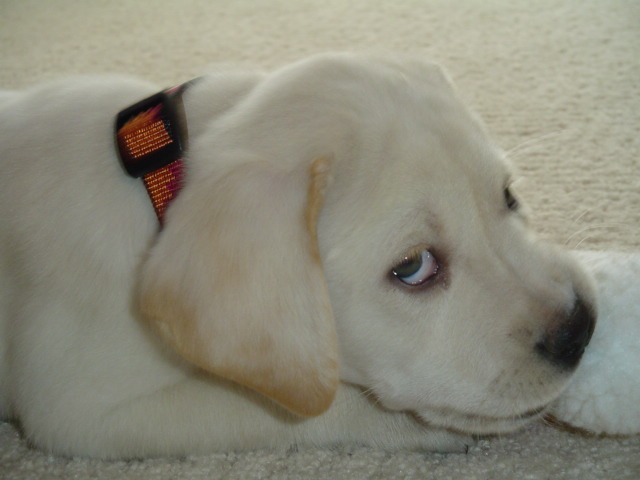
#> input picture Camera/Class-Materials/dog.bmp, 640 x 480 px, given in place of the camera
$ python P510_CVedge.py
#> lines starting #> are read from the running program, lines starting #| are printed output that depends on the picture; after the words box and inside, x2 and y2 are one past the last pixel; in counts of white or black regions, pixels touching at a corner belong together
# Written by Dr. Tolga Soyata       4/23/2023
#
# This program does edge detection on an image captured from video0
# It splits the screen into four sub-windows, which display the following into:
#    TOP LEFT) original image           TOP RIGHT) Gray scale
# BOTTOM LEFT) blurred image         BOTTOM RIGHT) Detected edges

import cv2
import numpy as np
import time

TX=10
TY1=30
TY2=55
COL1=(0,0,255)       # Text 1 color
COL2=(255,255,0)     # Text 2 color
COL3=(255,0,0)     # Line color
FONT1=cv2.FONT_HERSHEY_SIMPLEX    # Text 1 font
FONT2=cv2.FONT_HERSHEY_PLAIN      # Text 2 font


t1=time.time()
FPS=0.00
LogiC270 = cv2.VideoCapture(0)

try:
    while True:
        sucess, C270img = LogiC270.read()
#> C270img is the input picture: shape (480, 640, 3); mean B, G, R 123, 138, 139.9
        ImgH2,ImgW2 = C270img.shape[0], C270img.shape[1]
#> ImgH2 = 480; ImgW2 = 640
        ImgH, ImgW = int(ImgH2/2), int(ImgW2/2)
#> ImgH = 240; ImgW = 320
        ImgDim=(ImgW, ImgH)
#> ImgDim = (320, 240)

        # shrink the original image to half in both dimensions
        HalfImg=cv2.resize(C270img,ImgDim, interpolation=cv2.INTER_AREA)
        # This is what we will see. Start with a blank image
        EntireImg=np.zeros((ImgH2, ImgW2,3), dtype = np.uint8)
        # bury the original inside the entire image (top left quarter)
        EntireImg[0:ImgH, 0:ImgW] = HalfImg
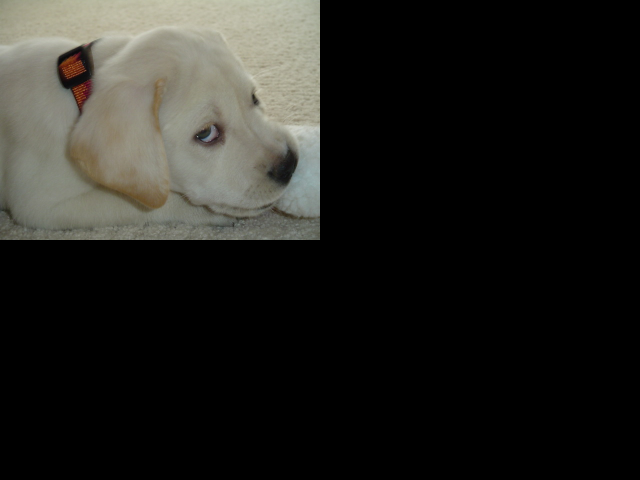
#> EntireImg: shape (480, 640, 3); mean B, G, R 30.8, 34.5, 35

        # Gray scale version of the captured image
        GrayImg=cv2.cvtColor(HalfImg,cv2.COLOR_BGR2GRAY)
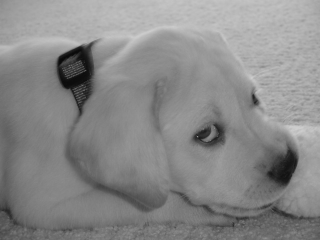
#> GrayImg: shape (240, 320); min 8, max 205, mean 137
        EntireImg[0:ImgH:, ImgW:] = cv2.cvtColor(GrayImg, cv2.COLOR_GRAY2BGR)
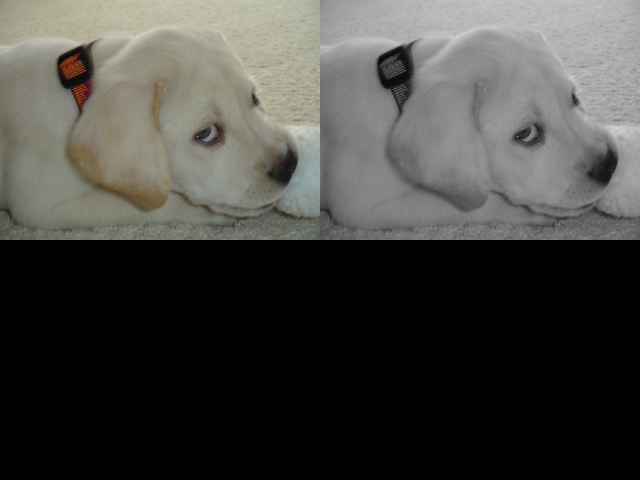
#> EntireImg: shape (480, 640, 3); mean B, G, R 65, 68.8, 69.2

        # Blurred version of the captured image
        BlurImg=cv2.GaussianBlur(GrayImg,(101,201),0)
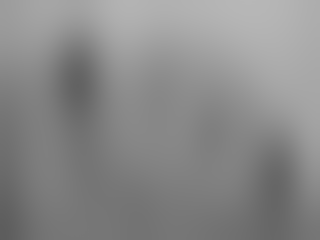
#> BlurImg: shape (240, 320); min 92, max 183, mean 137
        EntireImg[ImgH:, 0:ImgW] = cv2.cvtColor(BlurImg, cv2.COLOR_GRAY2BGR)
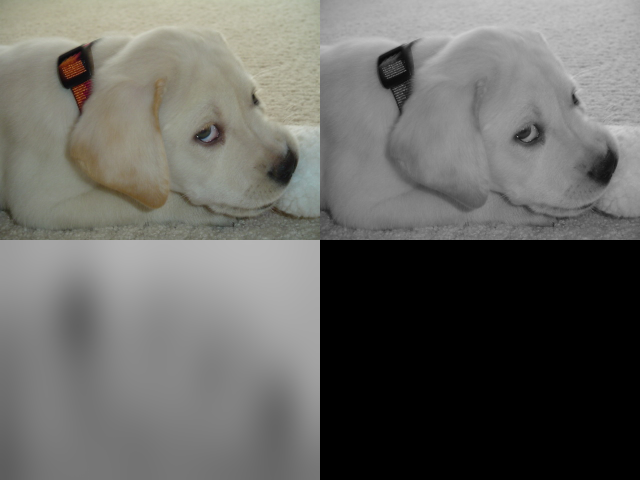
#> EntireImg: shape (480, 640, 3); mean B, G, R 99.3, 103, 103.5

        # Edge detected image
        EdgeImg=cv2.Canny(image= GrayImg, threshold1=100, threshold2=200)
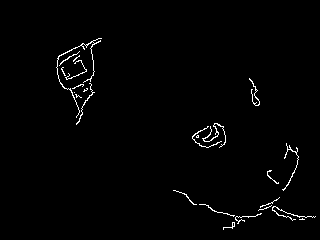
#> EdgeImg: shape (240, 320); 1.4% white in thin lines or dots, all inside (x1, y1, x2, y2) = (56, 38, 316, 230)
        EntireImg[ImgH:, ImgW:] = cv2.cvtColor(EdgeImg, cv2.COLOR_GRAY2BGR)

        # add text to each sub-image
        cv2.putText(EntireImg,"Original",(TX,TY1),FONT1, 1, COL1, 2)
        ImgDimStr=str(ImgW) + 'x' + str(ImgH)
#> ImgDimStr = '320x240'
        cv2.putText(EntireImg,ImgDimStr,(TX,TY2),FONT2, 1, COL2, 1)
        cv2.putText(EntireImg,"Gray Scale",(TX+ImgW,TY1),FONT1, 1, COL1, 2)
        cv2.putText(EntireImg,"Blur",(TX,TY1+ImgH),FONT1, 1, COL1, 2)
        cv2.putText(EntireImg,"Edges",(TX+ImgW,TY1+ImgH),FONT1, 1, COL1, 2)

        # seperating lines between images
        #cv2.line(EntireImg,(ImgW-1,0),(ImgW-1,ImgH2-1),COL3,3)
        cv2.line(EntireImg,(ImgW-1,0),(ImgW-1, 2*ImgH-1),COL3,3)
        cv2.line(EntireImg,(0,ImgH-1),(2*ImgW-1, ImgH-1),COL3,3)
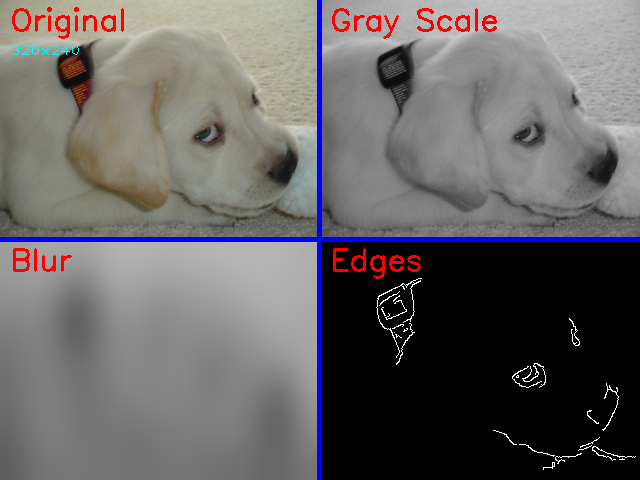
#> EntireImg: shape (480, 640, 3); mean B, G, R 101.6, 100.6, 103.6

        # Calculate and print FPS
        t2=time.time()
        FPS=f"{(1/(t2-t1)):4.1f} fps"
        t1=t2
        cv2.putText(EntireImg,FPS,(TX+ImgW,TY2+ImgH),FONT2, 1, COL2, 1)
#> EntireImg: shape (480, 640, 3); 0.03% of pixels changed, all inside (x1, y1, x2, y2) = (340, 285, 397, 298)
        # show the entire image
        cv2.imshow("EDGE DETECTION",EntireImg)
        cv2.waitKey(1)
except KeyboardInterrupt:
    print("\n\nEdge detection program is done!!!")

cv2.destroyAllWindows()
